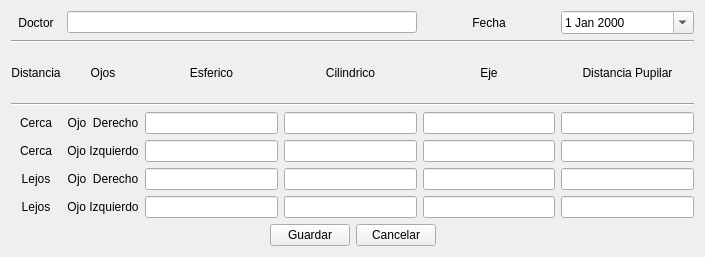
<?xml version="1.0" encoding="UTF-8"?>
<ui version="4.0">
 <class>ui_historial_clinico</class>
 <widget class="QWidget" name="ui_historial_clinico">
  <property name="geometry">
   <rect>
    <x>0</x>
    <y>0</y>
    <width>705</width>
    <height>257</height>
   </rect>
  </property>
  <property name="windowTitle">
   <string>Form</string>
  </property>
  <layout class="QGridLayout" name="gridLayout">
   <item row="0" column="0">
    <layout class="QGridLayout" name="gridLayout_3">
     <item row="1" column="0">
      <layout class="QGridLayout" name="gridLayout_6">
       <item row="0" column="0">
        <spacer name="horizontalSpacer_3">
         <property name="orientation">
          <enum>Qt::Horizontal</enum>
         </property>
         <property name="sizeHint" stdset="0">
          <size>
           <width>40</width>
           <height>20</height>
          </size>
         </property>
        </spacer>
       </item>
       <item row="0" column="1">
        <widget class="QPushButton" name="pushButton_Aceptar_2">
         <property name="text">
          <string>Guardar</string>
         </property>
         <property name="shortcut">
          <string>Ctrl+G</string>
         </property>
        </widget>
       </item>
       <item row="0" column="2">
        <widget class="QPushButton" name="pushButton_Cancelar_2">
         <property name="text">
          <string>Cancelar</string>
         </property>
         <property name="shortcut">
          <string>Esc</string>
         </property>
        </widget>
       </item>
       <item row="0" column="3">
        <spacer name="horizontalSpacer_6">
         <property name="orientation">
          <enum>Qt::Horizontal</enum>
         </property>
         <property name="sizeHint" stdset="0">
          <size>
           <width>40</width>
           <height>20</height>
          </size>
         </property>
        </spacer>
       </item>
      </layout>
     </item>
     <item row="0" column="0">
      <layout class="QGridLayout" name="gridLayout_5">
       <item row="2" column="1">
        <widget class="QLabel" name="label_20">
         <property name="text">
          <string>Ojos</string>
         </property>
         <property name="alignment">
          <set>Qt::AlignCenter</set>
         </property>
        </widget>
       </item>
       <item row="6" column="3">
        <widget class="QLineEdit" name="lineEdit_cci">
         <property name="alignment">
          <set>Qt::AlignCenter</set>
         </property>
        </widget>
       </item>
       <item row="6" column="5">
        <widget class="QLineEdit" name="lineEdit_dci">
         <property name="alignment">
          <set>Qt::AlignCenter</set>
         </property>
        </widget>
       </item>
       <item row="6" column="2">
        <widget class="QLineEdit" name="lineEdit_eci">
         <property name="alignment">
          <set>Qt::AlignCenter</set>
         </property>
        </widget>
       </item>
       <item row="1" column="0" colspan="6">
        <widget class="Line" name="line_4">
         <property name="orientation">
          <enum>Qt::Horizontal</enum>
         </property>
        </widget>
       </item>
       <item row="7" column="4">
        <widget class="QLineEdit" name="lineEdit_ejld">
         <property name="alignment">
          <set>Qt::AlignCenter</set>
         </property>
        </widget>
       </item>
       <item row="2" column="4">
        <widget class="QLabel" name="label_4">
         <property name="text">
          <string>Eje</string>
         </property>
         <property name="alignment">
          <set>Qt::AlignCenter</set>
         </property>
        </widget>
       </item>
       <item row="5" column="3">
        <widget class="QLineEdit" name="lineEdit_ccd">
         <property name="alignment">
          <set>Qt::AlignCenter</set>
         </property>
        </widget>
       </item>
       <item row="5" column="2">
        <widget class="QLineEdit" name="lineEdit_ecd">
         <property name="alignment">
          <set>Qt::AlignCenter</set>
         </property>
        </widget>
       </item>
       <item row="8" column="3">
        <widget class="QLineEdit" name="lineEdit_cli">
         <property name="alignment">
          <set>Qt::AlignCenter</set>
         </property>
        </widget>
       </item>
       <item row="8" column="2">
        <widget class="QLineEdit" name="lineEdit_eli">
         <property name="alignment">
          <set>Qt::AlignCenter</set>
         </property>
        </widget>
       </item>
       <item row="2" column="2">
        <widget class="QLabel" name="label_32">
         <property name="text">
          <string>Esferico</string>
         </property>
         <property name="alignment">
          <set>Qt::AlignCenter</set>
         </property>
        </widget>
       </item>
       <item row="2" column="3">
        <widget class="QLabel" name="label_3">
         <property name="text">
          <string>Cilindrico</string>
         </property>
         <property name="alignment">
          <set>Qt::AlignCenter</set>
         </property>
        </widget>
       </item>
       <item row="5" column="5">
        <widget class="QLineEdit" name="lineEdit_dcd">
         <property name="alignment">
          <set>Qt::AlignCenter</set>
         </property>
        </widget>
       </item>
       <item row="8" column="5">
        <widget class="QLineEdit" name="lineEdit_dli">
         <property name="alignment">
          <set>Qt::AlignCenter</set>
         </property>
        </widget>
       </item>
       <item row="7" column="0">
        <widget class="QLabel" name="label_36">
         <property name="text">
          <string>Lejos</string>
         </property>
         <property name="alignment">
          <set>Qt::AlignCenter</set>
         </property>
        </widget>
       </item>
       <item row="8" column="0">
        <widget class="QLabel" name="label_37">
         <property name="text">
          <string>Lejos</string>
         </property>
         <property name="alignment">
          <set>Qt::AlignCenter</set>
         </property>
        </widget>
       </item>
       <item row="5" column="1">
        <widget class="QLabel" name="label_38">
         <property name="text">
          <string>Ojo  Derecho</string>
         </property>
         <property name="alignment">
          <set>Qt::AlignCenter</set>
         </property>
        </widget>
       </item>
       <item row="8" column="4">
        <widget class="QLineEdit" name="lineEdit_ejli">
         <property name="alignment">
          <set>Qt::AlignCenter</set>
         </property>
        </widget>
       </item>
       <item row="6" column="4">
        <widget class="QLineEdit" name="lineEdit_ejci">
         <property name="alignment">
          <set>Qt::AlignCenter</set>
         </property>
        </widget>
       </item>
       <item row="2" column="0">
        <widget class="QLabel" name="label_33">
         <property name="text">
          <string>Distancia</string>
         </property>
         <property name="alignment">
          <set>Qt::AlignCenter</set>
         </property>
        </widget>
       </item>
       <item row="7" column="1">
        <widget class="QLabel" name="label_40">
         <property name="text">
          <string>Ojo  Derecho</string>
         </property>
         <property name="alignment">
          <set>Qt::AlignCenter</set>
         </property>
        </widget>
       </item>
       <item row="0" column="0">
        <widget class="QLabel" name="label_42">
         <property name="text">
          <string>Doctor</string>
         </property>
         <property name="alignment">
          <set>Qt::AlignCenter</set>
         </property>
        </widget>
       </item>
       <item row="7" column="5">
        <widget class="QLineEdit" name="lineEdit_dld">
         <property name="alignment">
          <set>Qt::AlignCenter</set>
         </property>
        </widget>
       </item>
       <item row="8" column="1">
        <widget class="QLabel" name="label_41">
         <property name="text">
          <string>Ojo Izquierdo</string>
         </property>
         <property name="alignment">
          <set>Qt::AlignCenter</set>
         </property>
        </widget>
       </item>
       <item row="6" column="1">
        <widget class="QLabel" name="label_39">
         <property name="text">
          <string>Ojo Izquierdo</string>
         </property>
         <property name="alignment">
          <set>Qt::AlignCenter</set>
         </property>
        </widget>
       </item>
       <item row="5" column="4">
        <widget class="QLineEdit" name="lineEdit_ejcd">
         <property name="alignment">
          <set>Qt::AlignCenter</set>
         </property>
        </widget>
       </item>
       <item row="7" column="2">
        <widget class="QLineEdit" name="lineEdit_eld">
         <property name="alignment">
          <set>Qt::AlignCenter</set>
         </property>
        </widget>
       </item>
       <item row="5" column="0">
        <widget class="QLabel" name="label_34">
         <property name="text">
          <string>Cerca</string>
         </property>
         <property name="alignment">
          <set>Qt::AlignCenter</set>
         </property>
        </widget>
       </item>
       <item row="3" column="0" colspan="6">
        <widget class="Line" name="line_5">
         <property name="orientation">
          <enum>Qt::Horizontal</enum>
         </property>
        </widget>
       </item>
       <item row="6" column="0">
        <widget class="QLabel" name="label_35">
         <property name="text">
          <string>Cerca</string>
         </property>
         <property name="alignment">
          <set>Qt::AlignCenter</set>
         </property>
        </widget>
       </item>
       <item row="2" column="5">
        <widget class="QLabel" name="label_5">
         <property name="text">
          <string>Distancia Pupilar</string>
         </property>
         <property name="alignment">
          <set>Qt::AlignCenter</set>
         </property>
        </widget>
       </item>
       <item row="7" column="3">
        <widget class="QLineEdit" name="lineEdit_cld">
         <property name="alignment">
          <set>Qt::AlignCenter</set>
         </property>
        </widget>
       </item>
       <item row="0" column="5">
        <widget class="QDateEdit" name="dateEdit_fecha">
         <property name="maximumDateTime">
          <datetime>
           <hour>23</hour>
           <minute>59</minute>
           <second>59</second>
           <year>7999</year>
           <month>12</month>
           <day>31</day>
          </datetime>
         </property>
         <property name="calendarPopup">
          <bool>true</bool>
         </property>
        </widget>
       </item>
       <item row="0" column="4">
        <widget class="QLabel" name="label_43">
         <property name="text">
          <string>Fecha</string>
         </property>
         <property name="alignment">
          <set>Qt::AlignCenter</set>
         </property>
        </widget>
       </item>
       <item row="0" column="1" colspan="3">
        <widget class="QLineEdit" name="lineEdit_doctor"/>
       </item>
      </layout>
     </item>
    </layout>
   </item>
  </layout>
 </widget>
 <tabstops>
  <tabstop>lineEdit_doctor</tabstop>
  <tabstop>dateEdit_fecha</tabstop>
  <tabstop>lineEdit_ecd</tabstop>
  <tabstop>lineEdit_ccd</tabstop>
  <tabstop>lineEdit_ejcd</tabstop>
  <tabstop>lineEdit_dcd</tabstop>
  <tabstop>lineEdit_eci</tabstop>
  <tabstop>lineEdit_cci</tabstop>
  <tabstop>lineEdit_ejci</tabstop>
  <tabstop>lineEdit_dci</tabstop>
  <tabstop>lineEdit_eld</tabstop>
  <tabstop>lineEdit_cld</tabstop>
  <tabstop>lineEdit_ejld</tabstop>
  <tabstop>lineEdit_dld</tabstop>
  <tabstop>lineEdit_eli</tabstop>
  <tabstop>lineEdit_cli</tabstop>
  <tabstop>lineEdit_ejli</tabstop>
  <tabstop>lineEdit_dli</tabstop>
  <tabstop>pushButton_Aceptar_2</tabstop>
  <tabstop>pushButton_Cancelar_2</tabstop>
 </tabstops>
 <resources/>
 <connections/>
</ui>
